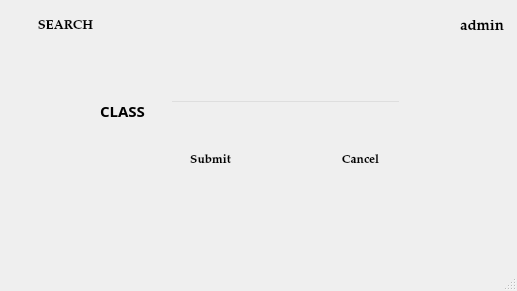
<?xml version="1.0" encoding="UTF-8"?>
<ui version="4.0">
 <class>promote</class>
 <widget class="QMainWindow" name="promote">
  <property name="geometry">
   <rect>
    <x>0</x>
    <y>0</y>
    <width>517</width>
    <height>291</height>
   </rect>
  </property>
  <property name="windowTitle">
   <string>MainWindow</string>
  </property>
  <widget class="QWidget" name="centralwidget">
   <widget class="QLabel" name="invalid">
    <property name="geometry">
     <rect>
      <x>150</x>
      <y>350</y>
      <width>251</width>
      <height>31</height>
     </rect>
    </property>
    <property name="font">
     <font>
      <family>MS Sans Serif</family>
     </font>
    </property>
    <property name="styleSheet">
     <string notr="true">color: rgb(255, 3, 3);</string>
    </property>
    <property name="text">
     <string/>
    </property>
   </widget>
   <widget class="QLabel" name="label">
    <property name="enabled">
     <bool>true</bool>
    </property>
    <property name="geometry">
     <rect>
      <x>-50</x>
      <y>-50</y>
      <width>751</width>
      <height>541</height>
     </rect>
    </property>
    <property name="styleSheet">
     <string notr="true">background-image: url(:/newPrefix/ttt.jpg);</string>
    </property>
    <property name="frameShadow">
     <enum>QFrame::Plain</enum>
    </property>
    <property name="text">
     <string/>
    </property>
    <property name="pixmap">
     <pixmap resource="pic.qrc">:/newPrefix/ttt.jpg</pixmap>
    </property>
   </widget>
   <widget class="QPushButton" name="add">
    <property name="geometry">
     <rect>
      <x>10</x>
      <y>10</y>
      <width>111</width>
      <height>31</height>
     </rect>
    </property>
    <property name="font">
     <font>
      <family>Palatino Linotype</family>
      <pointsize>10</pointsize>
      <weight>75</weight>
      <bold>true</bold>
     </font>
    </property>
    <property name="acceptDrops">
     <bool>false</bool>
    </property>
    <property name="styleSheet">
     <string notr="true">background-color: rgb(255, 255, 255);</string>
    </property>
    <property name="text">
     <string>SEARCH</string>
    </property>
    <property name="checkable">
     <bool>false</bool>
    </property>
    <property name="default">
     <bool>true</bool>
    </property>
    <property name="flat">
     <bool>true</bool>
    </property>
   </widget>
   <widget class="QLabel" name="label_2">
    <property name="geometry">
     <rect>
      <x>430</x>
      <y>10</y>
      <width>31</width>
      <height>31</height>
     </rect>
    </property>
    <property name="text">
     <string/>
    </property>
    <property name="pixmap">
     <pixmap resource="pic.qrc">:/newPrefix/icon.png</pixmap>
    </property>
   </widget>
   <widget class="QLabel" name="label_3">
    <property name="geometry">
     <rect>
      <x>460</x>
      <y>20</y>
      <width>47</width>
      <height>13</height>
     </rect>
    </property>
    <property name="font">
     <font>
      <family>Palatino Linotype</family>
      <pointsize>11</pointsize>
      <weight>75</weight>
      <bold>true</bold>
     </font>
    </property>
    <property name="text">
     <string>admin</string>
    </property>
   </widget>
   <widget class="QLabel" name="label_13">
    <property name="geometry">
     <rect>
      <x>100</x>
      <y>100</y>
      <width>81</width>
      <height>21</height>
     </rect>
    </property>
    <property name="font">
     <font>
      <family>Myriad Pro Light</family>
      <pointsize>11</pointsize>
      <weight>75</weight>
      <bold>true</bold>
     </font>
    </property>
    <property name="text">
     <string>CLASS</string>
    </property>
   </widget>
   <widget class="QLineEdit" name="classsrch">
    <property name="geometry">
     <rect>
      <x>170</x>
      <y>100</y>
      <width>231</width>
      <height>21</height>
     </rect>
    </property>
    <property name="styleSheet">
     <string notr="true">background:transparent</string>
    </property>
   </widget>
   <widget class="QLabel" name="invalid_2">
    <property name="geometry">
     <rect>
      <x>170</x>
      <y>120</y>
      <width>151</width>
      <height>16</height>
     </rect>
    </property>
    <property name="font">
     <font>
      <family>MS Sans Serif</family>
      <pointsize>10</pointsize>
      <weight>75</weight>
      <bold>true</bold>
     </font>
    </property>
    <property name="styleSheet">
     <string notr="true">color:rgb(238, 0, 0)</string>
    </property>
    <property name="text">
     <string/>
    </property>
   </widget>
   <widget class="QPushButton" name="cancel">
    <property name="geometry">
     <rect>
      <x>320</x>
      <y>150</y>
      <width>81</width>
      <height>21</height>
     </rect>
    </property>
    <property name="font">
     <font>
      <family>Palatino Linotype</family>
      <pointsize>9</pointsize>
      <weight>75</weight>
      <bold>true</bold>
     </font>
    </property>
    <property name="acceptDrops">
     <bool>false</bool>
    </property>
    <property name="styleSheet">
     <string notr="true">background-color: rgb(255, 255, 255);</string>
    </property>
    <property name="text">
     <string>Cancel</string>
    </property>
    <property name="checkable">
     <bool>false</bool>
    </property>
    <property name="default">
     <bool>true</bool>
    </property>
    <property name="flat">
     <bool>true</bool>
    </property>
   </widget>
   <widget class="QPushButton" name="submit">
    <property name="geometry">
     <rect>
      <x>170</x>
      <y>150</y>
      <width>81</width>
      <height>21</height>
     </rect>
    </property>
    <property name="font">
     <font>
      <family>Palatino Linotype</family>
      <pointsize>9</pointsize>
      <weight>75</weight>
      <bold>true</bold>
     </font>
    </property>
    <property name="acceptDrops">
     <bool>false</bool>
    </property>
    <property name="styleSheet">
     <string notr="true">background-color: rgb(255, 255, 255);</string>
    </property>
    <property name="text">
     <string>Submit</string>
    </property>
    <property name="checkable">
     <bool>false</bool>
    </property>
    <property name="default">
     <bool>true</bool>
    </property>
    <property name="flat">
     <bool>true</bool>
    </property>
   </widget>
   <widget class="QLabel" name="invalid_3">
    <property name="geometry">
     <rect>
      <x>210</x>
      <y>250</y>
      <width>231</width>
      <height>31</height>
     </rect>
    </property>
    <property name="font">
     <font>
      <family>MS Shell Dlg 2</family>
      <pointsize>10</pointsize>
      <weight>50</weight>
      <bold>false</bold>
     </font>
    </property>
    <property name="styleSheet">
     <string notr="true">color:rgb(238, 0, 0)
</string>
    </property>
    <property name="text">
     <string/>
    </property>
    <property name="alignment">
     <set>Qt::AlignLeading|Qt::AlignLeft|Qt::AlignTop</set>
    </property>
   </widget>
  </widget>
  <widget class="QMenuBar" name="menubar">
   <property name="geometry">
    <rect>
     <x>0</x>
     <y>0</y>
     <width>517</width>
     <height>21</height>
    </rect>
   </property>
  </widget>
  <widget class="QStatusBar" name="statusbar"/>
 </widget>
 <tabstops>
  <tabstop>classsrch</tabstop>
  <tabstop>submit</tabstop>
  <tabstop>cancel</tabstop>
  <tabstop>add</tabstop>
 </tabstops>
 <resources>
  <include location="pic.qrc"/>
 </resources>
 <connections/>
</ui>
